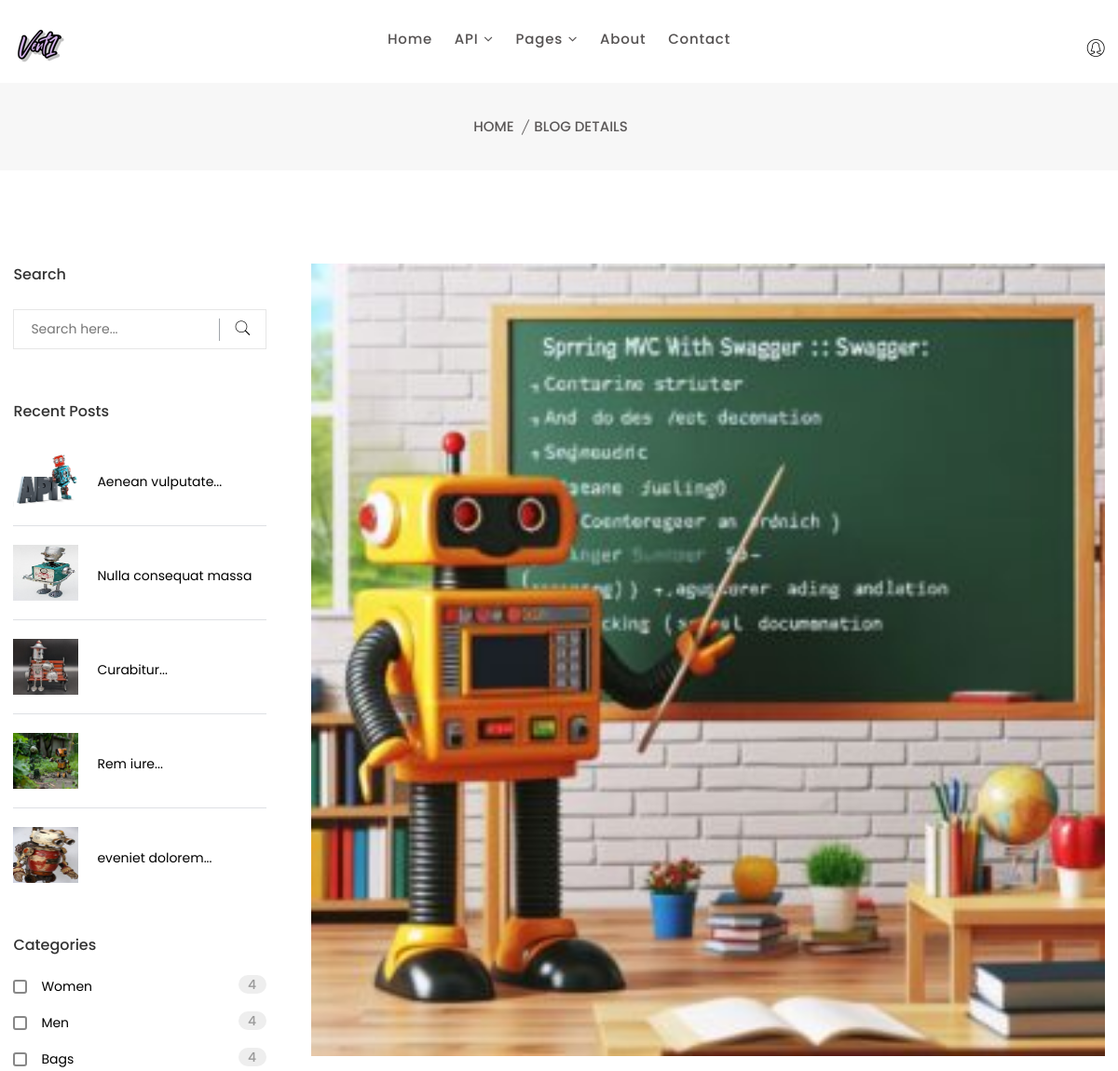
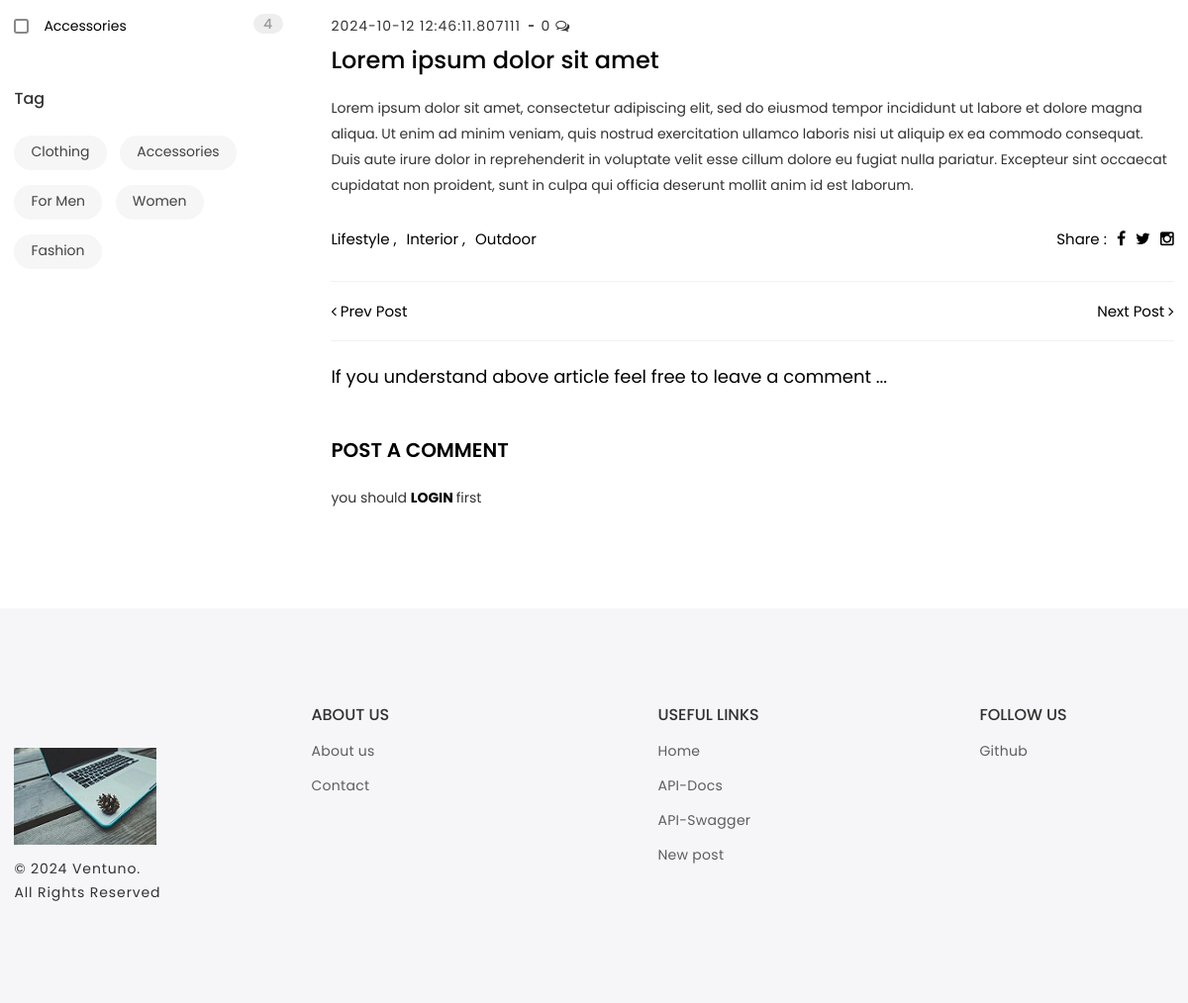
/2, run on the app's committed database (2 pictures, top to bottom).
### db/models.py (models this page shows)
class Post(Base):
    __tablename__ = "post"
    id = Column(Integer, index=True, primary_key=True)
    image_url = Column(String)
    image_url_type = Column(String)
    title = Column(String)
    description = Column(String)
    timestamp = Column(DateTime)
    user_id = Column(Integer, ForeignKey('user.id'))
    user = relationship("User", back_populates='items')
    comments = relationship("Comment", back_populates='post')

### routers/post.py (the view)
@router.get("/{post_id}")
async def single_post(request: Request, post_id: int, db: db_dependency):
    post = db.query(Post).filter(Post.id == post_id).first()
    recent_posts = db.query(Post).order_by(desc(Post.timestamp)).limit(5).all()
    context = {
        "request": request,
        "post": post,
        'recent_posts': recent_posts,
    }
    return templates.TemplateResponse("blog_details.html", context)

### templates/blog_details.html
{% extends '_layout.html' %}]
{% block content %}
<div class="breadcrumb-area pt-35 pb-35 bg-gray-3">
    <div class="container">
        <div class="breadcrumb-content text-center">
            <ul>
                <li>
                    <a href="index.html">Home</a>
                </li>
                <li class="active">Blog Details</li>
            </ul>
        </div>
    </div>
</div>
<div class="Blog-area pt-100 pb-100">
    <div class="container">
        <div class="row flex-row-reverse">
            <div class="col-lg-9">
                <div class="blog-details-wrapper ml-20">
                    <div class="blog-details-top">
                        <div class="blog-details-img">
                            <img alt="not-loaded" src="{{post.image_url}}">
                        </div>
                        <div class="blog-details-content">
                            <div class="blog-meta-2">
                                <ul>
                                    <li>{{post.timestamp}}</li>
                                    <li><a href="#">{% if post.comments %}{{ post.comments|count }}{% else %}0 {% endif
                                        %} <i class="fa fa-comments-o"></i></a></li>
                                </ul>
                            </div>
                            <h3>{{post.title}}</h3>
                            <p>
                                {{post.description}}
                            </p>
                        </div>
                    </div>
                    <div class="tag-share">
                        <div class="dec-tag">
                            <ul>
                                <li><a href="#">lifestyle ,</a></li>
                                <li><a href="#">interior ,</a></li>
                                <li><a href="#">outdoor</a></li>
                            </ul>
                        </div>
                        <div class="blog-share">
                            <span>share :</span>
                            <div class="share-social">
                                <ul>
                                    <li>
                                        <a class="facebook" href="#">
                                            <i class="fa fa-facebook"></i>
                                        </a>
                                    </li>
                                    <li>
                                        <a class="twitter" href="#">
                                            <i class="fa fa-twitter"></i>
                                        </a>
                                    </li>
                                    <li>
                                        <a class="instagram" href="#">
                                            <i class="fa fa-instagram"></i>
                                        </a>
                                    </li>
                                </ul>
                            </div>
                        </div>
                    </div>
                    <div class="next-previous-post">
                        <a href="#"> <i class="fa fa-angle-left"></i> prev post</a>
                        <a href="#">next post <i class="fa fa-angle-right"></i></a>
                    </div>
                    {% if post.comments %}
                    <div class="blog-comment-wrapper mt-55">
                        {% if post.comments|count == 1 %}
                        <h4 class="blog-dec-title">comment : 1</h4>
                        {% else %}
                        <h4 class="blog-dec-title">comments : {{ post.comments|count }}</h4>
                        {% endif %}
                        <div class="single-comment-wrapper mt-35">
                            <div class="blog-comment-img">
                                <img src="assets/img/blog/comment-1.jpg" alt="">
                            </div>
                            <div class="blog-comment-content">
                                {% for comment in post.comments %}
                                <h4>{{comment.user.username}}</h4>
                                <span>{{ comment.timestamp.strftime('%Y-%m-%d') }} </span>
                                <p> {{ comment.text }} </p>
                                {% endfor %}
                            </div>
                        </div>
                    </div>
                    {% else %}
                    <br>
                    <h4> If you understand above article feel free to leave a comment ... </h4>
                    {% endif %}
                    <div class="blog-reply-wrapper mt-50">
                        <h4 class="blog-dec-title">post a comment</h4>
                        {% if request.state.is_authenticated %}
                        <br>
                                        <form method="post">
                                            <textarea name="comment" placeholder="Message"></textarea>
                                            <div class="button-box">
                                                <button type="submit"><span>SEND MESSAGE</span></button>
                                            </div>
                                        </form>
                        {% else %}
                                <br>
                                <p> you should <b><a href="/auth/login-page"> LOGIN </a></b>first</p>
                                {% endif %}
                            </div>
                        </div>
                    </div>
                    {% include 'components/sidebar.html' %}
                </div>
            </div>
        </div>
        {% endblock %}

### templates/components/sidebar.html
<div class="col-lg-3">
    <div class="sidebar-style">
        <div class="sidebar-widget">
            <h4 class="pro-sidebar-title">Search </h4>
            <div class="pro-sidebar-search mb-55 mt-25">
                <form class="pro-sidebar-search-form" action="#">
                    <input type="text" placeholder="Search here...">
                    <button>
                        <i class="pe-7s-search"></i>
                    </button>
                </form>
            </div>
        </div>
        <div class="sidebar-widget">
            <h4 class="pro-sidebar-title">Recent Posts </h4>
            <div class="sidebar-project-wrap mt-30">
                {% for recent_post in recent_posts %}
                <div class="single-sidebar-blog">
                    <div class="sidebar-blog-img">
                        <a href=""/{{recent_post.id}}""><img src="/{{recent_post.image_url}}" height="60"alt=""></a>
                    </div>
                    <div class="sidebar-blog-content">
                        <h4><a href="/{{recent_post.id}}">{{recent_post.title|truncate(20)}}</a></h4>
                    </div>
                </div>
                {% endfor %}
            </div>
        </div>
        <div class="sidebar-widget mt-35">
            <h4 class="pro-sidebar-title">Categories </h4>
            <div class="sidebar-widget-list mt-20">
                <ul>
                    <li>
                        <div class="sidebar-widget-list-left">
                            <input type="checkbox" value=""> <a href="#">Women <span>4</span> </a>
                            <span class="checkmark"></span>
                        </div>
                    </li>
                    <li>
                        <div class="sidebar-widget-list-left">
                            <input type="checkbox" value=""> <a href="#">Men <span>4</span> </a>
                            <span class="checkmark"></span>
                        </div>
                    </li>
                    <li>
                        <div class="sidebar-widget-list-left">
                            <input type="checkbox" value=""> <a href="#">Bags <span>4</span> </a>
                            <span class="checkmark"></span>
                        </div>
                    </li>
                    <li>
                        <div class="sidebar-widget-list-left">
                            <input type="checkbox" value=""> <a href="#">Accessories <span>4</span> </a>
                            <span class="checkmark"></span>
                        </div>
                    </li>
                </ul>
            </div>
        </div>
        <div class="sidebar-widget mt-50">
            <h4 class="pro-sidebar-title">Tag </h4>
            <div class="sidebar-widget-tag mt-25">
                <ul>
                    <li><a href="#">Clothing</a></li>
                    <li><a href="#">Accessories</a></li>
                    <li><a href="#">For Men</a></li>
                    <li><a href="#">Women</a></li>
                    <li><a href="#">Fashion</a></li>
                </ul>
            </div>
        </div>
    </div>
</div>

### data on the page
Post: image_url (picture), timestamp "2024-10-12 12:46:11.807111", title "Lorem ipsum dolor sit amet", description "Lorem ipsum dolor sit amet, consectetur adipiscing elit, sed do eiusmod tempor incididunt ut labore et dolore magna aliqua. Ut enim ad minim veniam, quis nostrud exercitation ullamco laboris nisi ut aliquip ex ea commodo consequat. Duis aute irure dolor in reprehenderit in voluptate velit esse cillum dolore eu fugiat nulla pariatur. Excepteur sint occaecat cupidatat non proident, sunt in culpa qui officia deserunt mollit anim id est laborum."
Post: image_url (picture), title "Aenean vulputate..."
Post: image_url (picture), title "Nulla consequat massa"
Post: image_url (picture), title "Curabitur..."
Post: image_url (picture), title "Rem iure..."
Post: image_url (picture), title "eveniet dolorem..."
